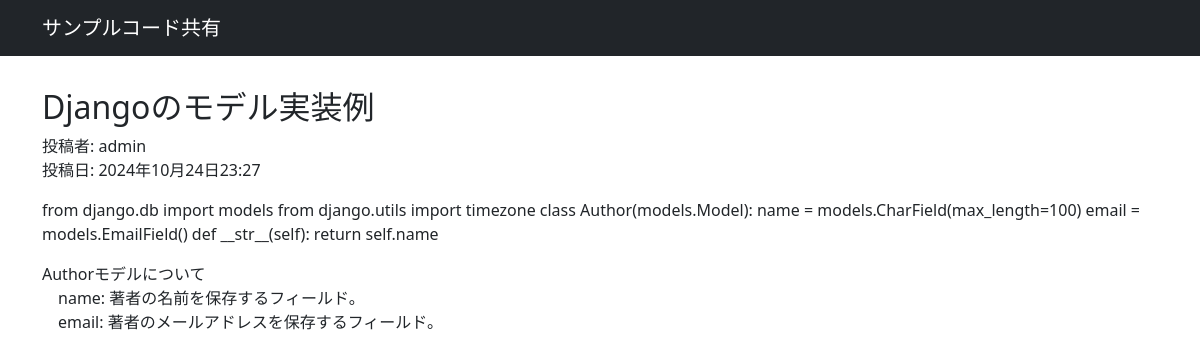
The app's page /samples/1/ with its own data.
### samples/models.py (models this page shows, shortened)
class Sample(models.Model):
    title = models.CharField('タイトル', max_length=128)
    code = models.TextField('コード', blank=True)
    description = models.TextField('説明', blank=True)
    created_by = models.ForeignKey(settings.AUTH_USER_MODEL,
                                   verbose_name="投稿者",
                                   on_delete=models.CASCADE)
    created_at = models.DateTimeField("投稿日", auto_now_add=True)
    updated_at = models.DateTimeField("更新日", auto_now=True)

### samples/views.py (the view)
# urls.py: path("<int:samples_id>/", views.samples_detail, name="samples_detail"),
def samples_detail(request, samples_id):
    samples = get_object_or_404(Sample, pk=samples_id)
    return render(request, 'samples/samples_detail.html',
                  {'samples': samples})

### samples/templates/samples/samples_detail.html (shortened to what this page needs)
{% extends "base.html" %}
{% load pygmentize %}
{% block main %}
<h2>{{ samples.title }}</h2>
<div>
    投稿者: {{ samples.created_by.username }}
</div>
<div class="samples-date">
    投稿日: {{ samples.created_at|date:"DATETIME_FORMAT" }}
</div>
<div class="source-code">
    {{ samples.code|pygmentize:"python3" }}
</div>
<p>{{ samples.description|linebreaks }}</p>
{% endblock %}

### samples/static/samples/css/style.css (style rules this page uses)
.samples-date { margin-bottom: 1rem; }

### records on screen
Sample: title "Djangoのモデル実装例", created_by.username "admin", created_at "2024年10月24日23:27", code|pygmentize "from django.db import models from django.utils import timezone class Author(models.Model): name = models.CharField(max_length=100) email = models.EmailField() def __str__(self): return self.name", description "Authorモデルについて name: 著者の名前を保存するフィールド。 email: 著者のメールアドレスを保存するフィールド。"
